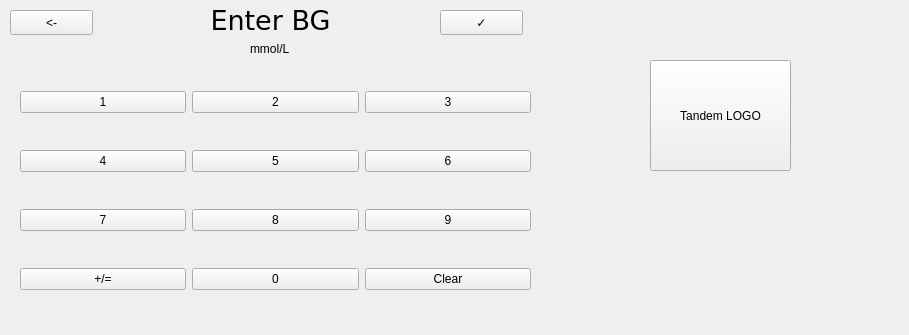
<?xml version="1.0" encoding="UTF-8"?>
<ui version="4.0">
 <class>bgscreen</class>
 <widget class="QWidget" name="bgscreen">
  <property name="geometry">
   <rect>
    <x>0</x>
    <y>0</y>
    <width>909</width>
    <height>335</height>
   </rect>
  </property>
  <property name="windowTitle">
   <string>Form</string>
  </property>
  <widget class="QWidget" name="gridLayoutWidget">
   <property name="geometry">
    <rect>
     <x>20</x>
     <y>60</y>
     <width>511</width>
     <height>261</height>
    </rect>
   </property>
   <layout class="QGridLayout" name="gridLayout">
    <item row="0" column="0">
     <widget class="QPushButton" name="btn1">
      <property name="text">
       <string>1</string>
      </property>
     </widget>
    </item>
    <item row="1" column="1">
     <widget class="QPushButton" name="btn5">
      <property name="text">
       <string>5</string>
      </property>
     </widget>
    </item>
    <item row="2" column="0">
     <widget class="QPushButton" name="btn7">
      <property name="text">
       <string>7</string>
      </property>
     </widget>
    </item>
    <item row="1" column="0">
     <widget class="QPushButton" name="btn4">
      <property name="text">
       <string>4</string>
      </property>
     </widget>
    </item>
    <item row="0" column="1">
     <widget class="QPushButton" name="btn2">
      <property name="text">
       <string>2</string>
      </property>
     </widget>
    </item>
    <item row="3" column="0">
     <widget class="QPushButton" name="btnPlusMinus">
      <property name="text">
       <string>+/=</string>
      </property>
     </widget>
    </item>
    <item row="2" column="1">
     <widget class="QPushButton" name="btn8">
      <property name="text">
       <string>8</string>
      </property>
     </widget>
    </item>
    <item row="0" column="2">
     <widget class="QPushButton" name="btn3">
      <property name="text">
       <string>3</string>
      </property>
     </widget>
    </item>
    <item row="1" column="2">
     <widget class="QPushButton" name="btn6">
      <property name="text">
       <string>6</string>
      </property>
     </widget>
    </item>
    <item row="2" column="2">
     <widget class="QPushButton" name="btn9">
      <property name="text">
       <string>9</string>
      </property>
     </widget>
    </item>
    <item row="3" column="2">
     <widget class="QPushButton" name="btnClear">
      <property name="text">
       <string>Clear</string>
      </property>
     </widget>
    </item>
    <item row="3" column="1">
     <widget class="QPushButton" name="btn0">
      <property name="text">
       <string>0</string>
      </property>
     </widget>
    </item>
   </layout>
  </widget>
  <widget class="QPushButton" name="backButton">
   <property name="geometry">
    <rect>
     <x>10</x>
     <y>10</y>
     <width>83</width>
     <height>25</height>
    </rect>
   </property>
   <property name="text">
    <string>&lt;-</string>
   </property>
  </widget>
  <widget class="QLabel" name="labelBgValue">
   <property name="geometry">
    <rect>
     <x>100</x>
     <y>10</y>
     <width>341</width>
     <height>21</height>
    </rect>
   </property>
   <property name="font">
    <font>
     <family>DejaVu Sans</family>
     <pointsize>20</pointsize>
    </font>
   </property>
   <property name="text">
    <string>Enter BG</string>
   </property>
   <property name="alignment">
    <set>Qt::AlignCenter</set>
   </property>
  </widget>
  <widget class="QPushButton" name="confirmButton">
   <property name="geometry">
    <rect>
     <x>440</x>
     <y>10</y>
     <width>83</width>
     <height>25</height>
    </rect>
   </property>
   <property name="text">
    <string>✓</string>
   </property>
  </widget>
  <widget class="QLabel" name="label_2">
   <property name="geometry">
    <rect>
     <x>250</x>
     <y>40</y>
     <width>62</width>
     <height>17</height>
    </rect>
   </property>
   <property name="text">
    <string>mmol/L</string>
   </property>
  </widget>
  <widget class="QPushButton" name="homeButton">
   <property name="geometry">
    <rect>
     <x>650</x>
     <y>60</y>
     <width>141</width>
     <height>111</height>
    </rect>
   </property>
   <property name="text">
    <string>Tandem LOGO</string>
   </property>
  </widget>
 </widget>
 <resources/>
 <connections/>
</ui>
